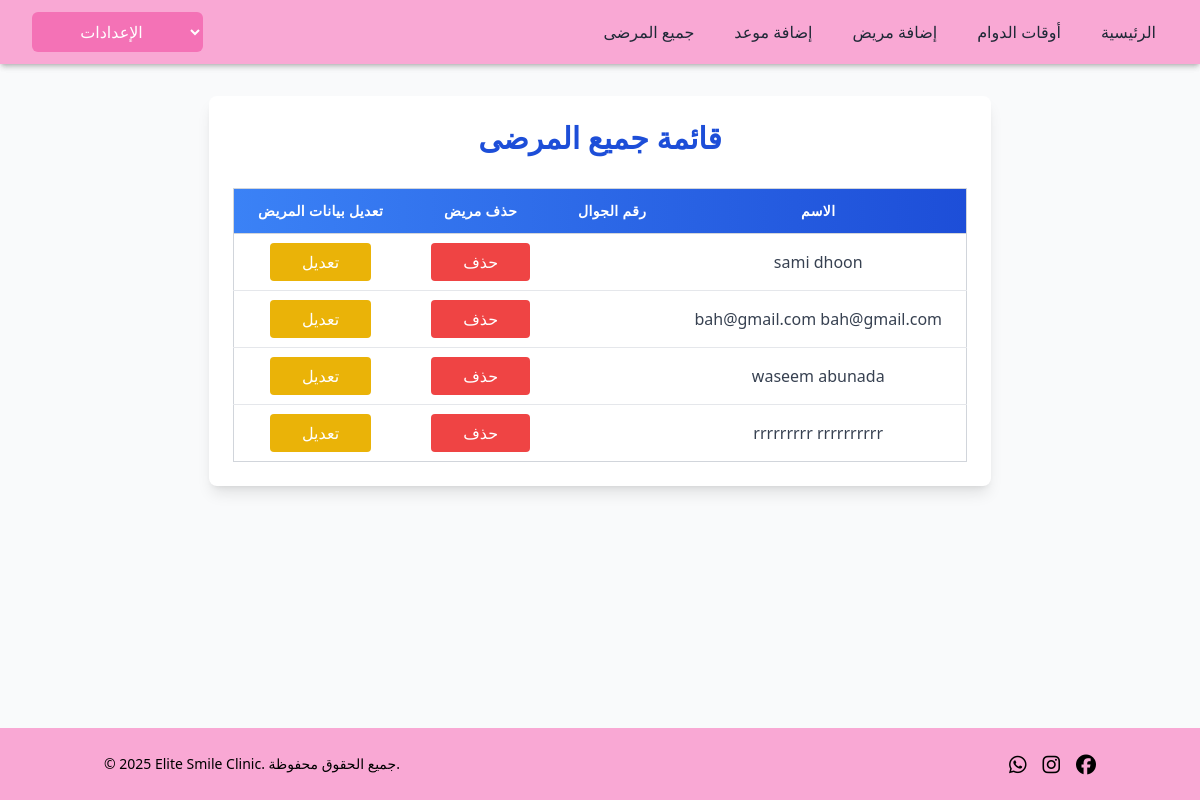
Screenshot of /doctor/all_patients with the database file from the repository.
### clinic_app/models.py (models this page shows, shortened)
class User(models.Model):
    first_name = models.CharField(max_length=255)
    last_name = models.CharField(max_length=255)
    email = models.CharField(max_length=255)
    password = models.CharField(max_length=255)
    role = models.CharField(max_length=255, default='patient')
    doctor = models.ForeignKey('self', null=True, blank=True, on_delete=models.SET_NULL, related_name='patients')
    birth_date = models.DateField(blank=True, null=True)
    gender = models.CharField(max_length=10, blank=True)  # No need for null=True in CharField
    social_status = models.CharField(max_length=20, blank=True)
    id_number = models.CharField(max_length=20, blank=True)
    phone = models.CharField(max_length=20, blank=True)
    chronic_disease = models.BooleanField(default=False)
    takes_medications = models.BooleanField(default=False)
    drug_allergy = models.BooleanField(default=False)
    allergy_details = models.TextField(blank=True)
    dialysis =models.BooleanField(default=False)
    treatment_plan = models.TextField(blank=True)
    created_at = models.DateTimeField(auto_now_add=True)
    updated_at = models.DateTimeField(auto_now=True)
    objects = UserManager()

### doctor_app/views.py (the view)
# urls.py: path('all_patients', views.all_patients, name='all_patients_display'),
def all_patients(request):
    context = {
            'patients': User.objects.filter(role='patient')
        }
    return render(request, 'doctor/all_patients_display.html', context)

### doctor_app/templates/doctor/all_patients_display.html (shortened to what this page needs)
<!DOCTYPE html>
<html lang="en">
<head>
    <script src="https://cdn.tailwindcss.com"></script>
</head>
    <body class="flex flex-col min-h-screen bg-gray-50 font-sans">
    <div dir="ltr" class="shadow-md bg-white">
        {% include 'doctor/navbardoctor.html' %}
    </div>
    <main class="flex-grow max-w-6xl mx-auto px-4 py-8" dir="rtl">
        <div class="bg-white shadow-lg rounded-lg p-6">
            <h1 class="text-3xl font-bold text-center text-blue-700 mb-8">قائمة جميع المرضى</h1>
            <div class="overflow-x-auto">
                <table class="min-w-full border border-gray-300 rounded-lg text-center shadow-sm">
                    <thead class="bg-gradient-to-r from-blue-500 to-blue-700 text-white">
                        <tr>
                            <th class="py-3 px-6 border-b border-gray-300 text-sm font-semibold tracking-wide">الاسم </th>
                            <th class="py-3 px-6 border-b border-gray-300 text-sm font-semibold tracking-wide">رقم الجوال </th>
                            <th class="py-3 px-6 border-b border-gray-300 text-sm font-semibold tracking-wide">  حذف مريض</th>
                            <th class="py-3 px-6 border-b border-gray-300 text-sm font-semibold tracking-wide">  تعديل بيانات المريض</th>
                        </tr>
                    </thead>
                    <tbody class="bg-white divide-y divide-gray-200 text-gray-700">
                        {% for patient in patients %}
                        <tr class="hover:bg-blue-50 transition duration-200 ease-in-out">
                            <td class="py-4 px-6"><a href="patient_details_display/{{patient.id}}">{{ patient.first_name }} {{ patient.last_name }}</a></td>
                            <td class="py-4 px-6">{{ patient.phone }}</td>
                            <td class="py-4 px-6"><a href="delete_patient/{{patient.id}}"
                                class="bg-red-500 hover:bg-red-800 text-white py-2 px-8 rounded"><button>حذف</button></a></td>
                            <td class="py-4 px-6"><a href="edit_patient_display/{{patient.id}}"
                                class="bg-yellow-500 hover:bg-yellow-600 text-white py-2 px-8 rounded"><button>تعديل</button></a></td>
                        </tr>
                        {% endfor %}
                    </tbody>
                </table>
            </div>
    </main>
    <div class="p-16"></div>
    <footer class=" text-center ">
        {% include 'clinic/footer.html' %}
    </footer>
</body>
</html>

### rows the page displays
User: first_name "sami", last_name "dhoon"
User: first_name "bah@gmail.com", last_name "bah@gmail.com"
User: first_name "waseem", last_name "abunada"
User: first_name "rrrrrrrrr", last_name "rrrrrrrrrr"
